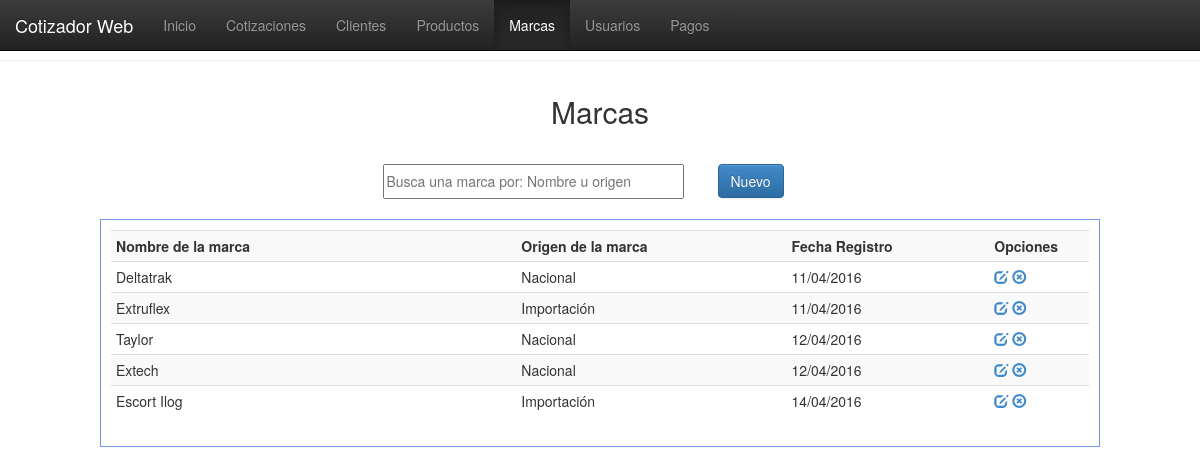
Before: /vistas/marcas.php with the older database file.
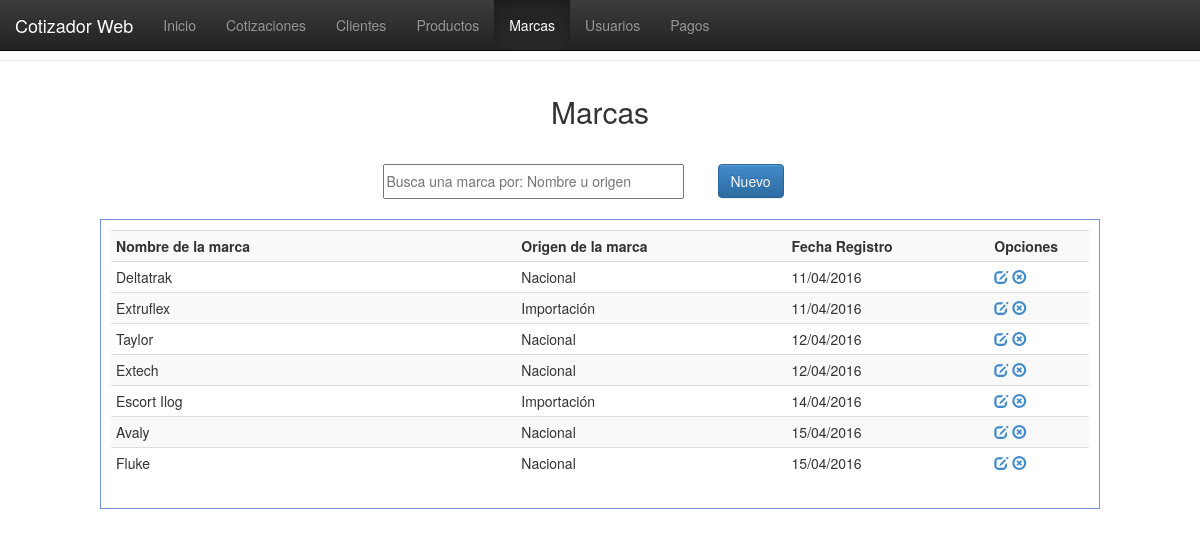
After: the same page with the newer database file.
### tables this page shows
CREATE TABLE `marcas` (
  `id_mca` int(11) NOT NULL,
  `nomb_mca` varchar(100) NOT NULL,
  `origen_mca` varchar(50) NOT NULL,
  `fecha_reg` date NOT NULL
);

### php/conexion.php (called while the page is built, shortened)
<?php
function fechaNormal($fecha){
		$nfecha = date('d/m/Y',strtotime($fecha));
		return $nfecha;
}
?>

### vistas/marcas.php (the view, shortened to what this page needs)
<!DOCTYPE html>
<html>
<head>
<link href="../css/estilo.css" rel="stylesheet">
<link href="../bootstrap/css/bootstrap.css" rel="stylesheet">
<link href="../bootstrap/css/bootstrap.min.css" rel="stylesheet">
<link href="../bootstrap/css/bootstrap-theme.css" rel="stylesheet">
<link href="../bootstrap/css/bootstrap-theme.min.css" rel="stylesheet">
</head>
<body>
  <nav class="navbar navbar-inverse navbar-fixed-top">
    <div class="container-fluid">
      <div class="navbar-header">
        <a class="navbar-brand" href="#">Cotizador Web</a>
      </div>
      <div class="collapse navbar-collapse" id="myNavbar">
        <ul class="nav navbar-nav">
          <li><a href="index.php">Inicio</a></li>>
          <li><a href="cotizaciones.php">Cotizaciones</a></li>
          <li><a href="clientes.php">Clientes</a></li>
          <li><a href="productos.php">Productos</a></li>
          <li class="active"><a href="marcas.php">Marcas</a></li>
          <li><a href="usuarios.php">Usuarios</a></li>
          <li><a href="pagos.php">Pagos</a></li>
        </ul>
      </div>
    </div>
  </nav>
  <br><br><hr>
    <header>Marcas</header>
    <section>
    <table border="0" align="center">
    	<tr>
        	<td width="335"><input type="text" placeholder="Busca una marca por: Nombre u origen" id="bs-mca"/></td>
            <td width="100"><button id="nueva-marca" class="btn btn-primary">Nuevo</button></td>
        </tr>
    </table>
    </section>
    <div class="registros" id="agrega-registros-mca">
        <table class="table table-striped table-condensed table-hover">
            <tr>
                <th width="300">Nombre de la marca</th>
                <th width="200">Origen de la marca</th>
                <th width="150">Fecha Registro</th>
                <th width="50">Opciones</th>
            </tr>
        <?php
            include('../php/conexion.php');
            $registro = mysql_query("SELECT * FROM marcas");
            while($registro2 = mysql_fetch_array($registro)){
                echo '<tr>
                        <td>'.$registro2['nomb_mca'].'</td>
                        <td>'.$registro2['origen_mca'].'</td>
                        <td>'.fechaNormal($registro2['fecha_reg']).'</td>
                        <td>
                            <a href="javascript:editarMarca('.$registro2['id_mca'].');" class="glyphicon glyphicon-edit"></a>
                            <a href="javascript:eliminarMarca('.$registro2['id_mca'].');" class="glyphicon glyphicon-remove-circle"></a>
                        </td>
                    </tr>';
            }
        ?>
        </table>
    </div>
</body>
</html>

Changed rows visible on the page:
added marcas: nomb_mca "Avaly", origen_mca "Nacional", fecha_reg "15/04/2016"
added marcas: nomb_mca "Fluke", origen_mca "Nacional", fecha_reg "15/04/2016"
